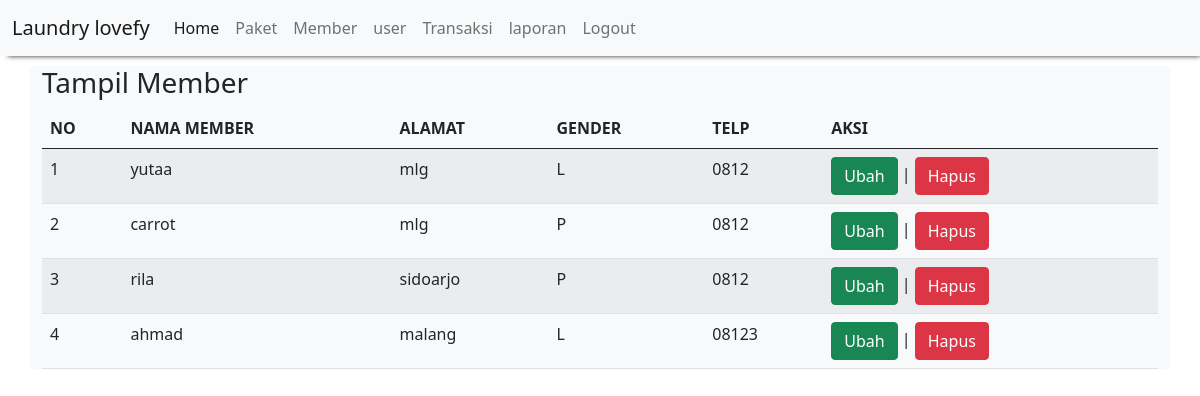
/laundry_ukl/tampil_member.php (signed in), run on the app's committed database.
### tables this page shows
CREATE TABLE `member` (
  `id_member` int(11) NOT NULL,
  `nama_member` varchar(100) NOT NULL,
  `alamat` text NOT NULL,
  `jenis_kelamin` enum('L','P') NOT NULL,
  `tlp` varchar(15) NOT NULL
);

### laundry_ukl/tampil_member.php (the view, shortened to what this page needs)
<!DOCTYPE html>
<html>
<head>
    <link href="https://cdn.jsdelivr.net/npm/bootstrap@5.0.1/dist/css/bootstrap.min.css" rel="stylesheet">
</head>
<body>
<?php
    include "header.php";
    ?>
    <h3>Tampil Member</h3>
    <table class="table table-hover table-striped">
        <thead>
            <tr>
                <th>NO</th><th>NAMA MEMBER</th><th>ALAMAT</th><th>GENDER</th><th>TELP</th><th>AKSI</th>
            </tr>
        </thead>
        <tbody>
            <?php
            include "koneksi.php";
$qry_member=mysqli_query($conn,"select * from member");
            $no=0;
            while($data_member=mysqli_fetch_array($qry_member)){
            $no++;?>
<tr>              <td><?=$no?></td>
                  <td><?=$data_member['nama_member']?></td>
                  <td><?=$data_member['alamat']?></td>
                  <td><?=$data_member['jenis_kelamin']?></td>
                  <td><?=$data_member['tlp']?></td>
                  <td><a href="ubah_member.php?id_member=<?=$data_member['id_member']?>" class="btn btn-success">Ubah</a> | <a href="hapus_member.php?id_member=<?=$data_member['id_member']?>" onclick="return confirm('Apakah anda yakin menghapus data ini?')" class="btn btn-danger">Hapus</a></td>
            </tr>
            <?php
            }
            ?>
        </tbody>
    </table>
</body>
</html>

### data on the page
member: nama_member "yutaa", alamat "mlg", jenis_kelamin "L", tlp "0812"
member: nama_member "carrot", alamat "mlg", jenis_kelamin "P", tlp "0812"
member: nama_member "rila", alamat "sidoarjo", jenis_kelamin "P", tlp "0812"
member: nama_member "ahmad", alamat "malang", jenis_kelamin "L", tlp "08123"
